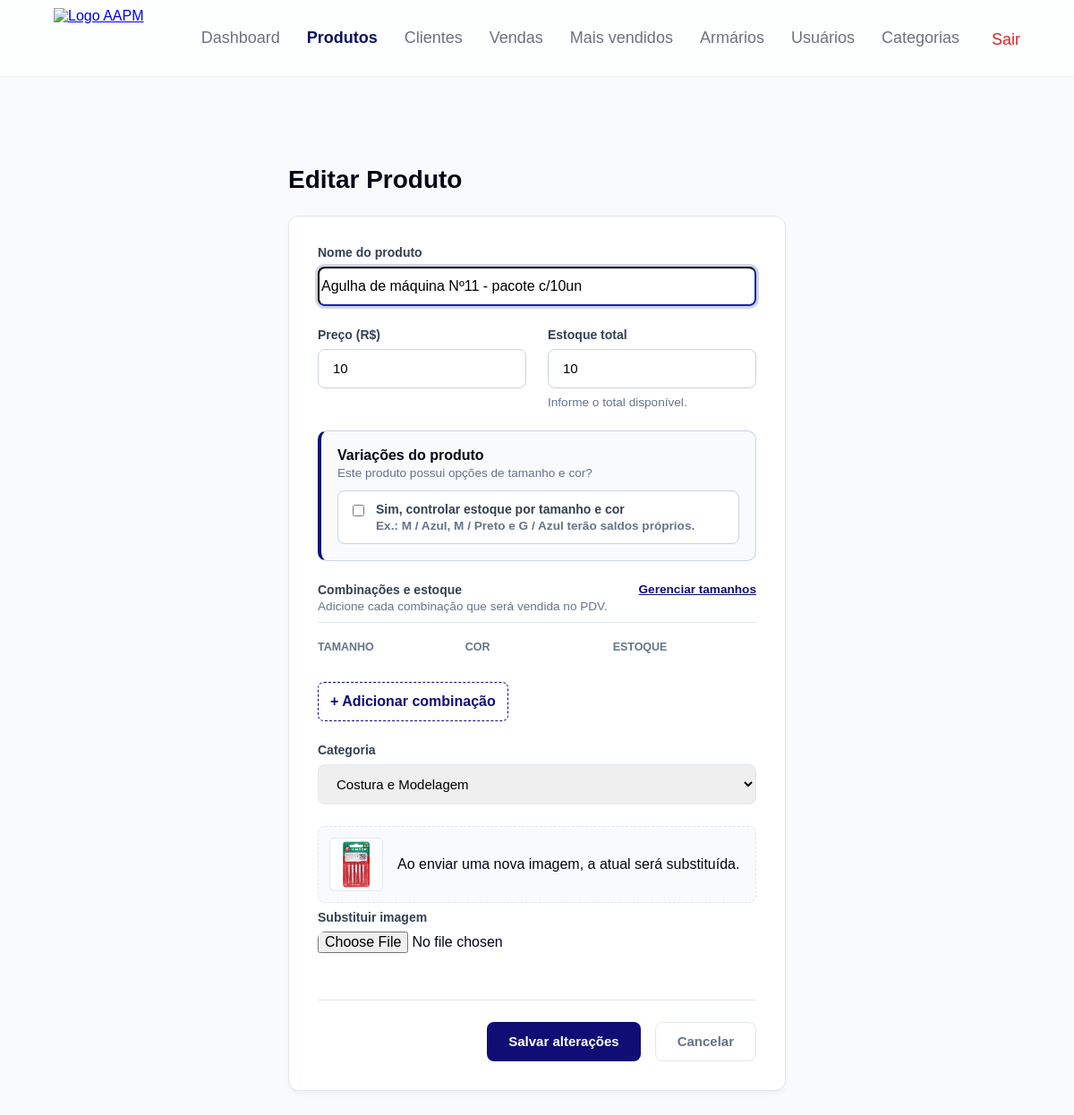
The app's page /produtos/4/editar (signed in) with its own data.
### app/models/produtos.py (models this page shows, shortened)
class Produto(Base):
    __tablename__ = "produtos"
    id = Column(Integer, primary_key=True, index=True)
    nome = Column(String(200), unique=True, index=True)
    preco = Column(Float)
    estoque_atual = Column(Integer, nullable=False, default=0)
    possui_variacoes_tamanho = Column(Boolean, nullable=False, default=False, server_default="false")
    ativo = Column(Boolean, default=True)
    imagem_path = Column(String(255), nullable=True)
    categoria_id = Column(Integer, ForeignKey("categorias.id", ondelete="SET NULL"), nullable=True)
    categoria = relationship("Categoria", back_populates="produtos")
    estoques_tamanho = relationship(
        "EstoqueTamanho", back_populates="produto", cascade="all, delete-orphan"
    )
    estoques_variacoes = relationship(
        "EstoqueVariacao", back_populates="produto", cascade="all, delete-orphan"
    )

### app/controllers/produto_controller.py (the view)
@router.get("/{produto_id}/editar")
def form_editar_produto(
    produto_id: int,
    request: Request,
    db: Session = Depends(get_db),
    admin = Depends(get_admin)
):
    editando   = db.query(Produto).filter(Produto.id == produto_id).first()
    categorias = db.query(Categoria).filter(Categoria.ativo == True).all()
    tamanhos = ordenar_tamanhos(db.query(Tamanho).filter(Tamanho.ativo == True).all())
    if not editando:
        return RedirectResponse(url="/produtos", status_code=302)
    return templates.TemplateResponse(
        request,
        "produtos/form.html",
        {
            "request":    request,
            "usuario":    admin,
            "editando":   editando,
            "categorias": categorias,
            "tamanhos": tamanhos,
        }
    )

### app/templates/produtos/form.html (shortened to what this page needs)
<!DOCTYPE html>
<html lang="pt-br">
<head>
    <link rel="stylesheet" href="{{ url_for('static', path='css/form_produtos.css') }}?v=2">
    <link rel="stylesheet" href="/static/css/feedback.css?v=1">
    <link rel="stylesheet" href="/static/css/responsive.css?v=1">
</head>
<body>
    {% include "partials/navbar.html" %}
    {% set possui_variacoes = editando.possui_variacoes_tamanho if editando else (valores.possui_variacoes_tamanho if valores else false) %}
    <main class="main-content">
        <div class="page-header"><h1>{{ "Editar Produto" if editando else "Novo Produto" }}</h1></div>
        <div class="form-container">
            <form action="{{ '/produtos/' + editando.id|string + '/editar' if editando else '/produtos/novo' }}" method="post" enctype="multipart/form-data">
                <div class="form-grid">
                    <div class="form-group full-width"><label for="nome">Nome do produto</label><input id="nome" name="nome" required autofocus value="{{ editando.nome if editando else (valores.nome if valores else '') }}"></div>
                    <div class="form-group"><label for="preco">Preço (R$)</label><input id="preco" name="preco" type="number" step="0.01" min="0" required value="{{ editando.preco if editando else (valores.preco if valores else '0.00') }}"></div>
                    <div class="form-group"><label for="estoque_atual">Estoque total</label><input id="estoque_atual" name="estoque_atual" type="number" min="0" required value="{{ editando.estoque_atual if editando else (valores.estoque_atual if valores else '0') }}"><small id="ajuda-estoque">Informe o total disponível.</small></div>
                    <section class="form-group full-width variacoes-card" aria-labelledby="titulo-variacoes">
                        <div><strong id="titulo-variacoes">Variações do produto</strong><p>Este produto possui opções de tamanho e cor?</p></div>
                        <label class="opcao-variacao" for="possui_variacoes_tamanho"><input id="possui_variacoes_tamanho" name="possui_variacoes_tamanho" type="checkbox" value="true" {{ 'checked' if possui_variacoes else '' }}><span><strong>Sim, controlar estoque por tamanho e cor</strong><small>Ex.: M / Azul, M / Preto e G / Azul terão saldos próprios.</small></span></label>
                    </section>
                    <section class="form-group full-width" id="estoques-variacoes" hidden>
                        <div class="variacoes-header"><div><label>Combinações e estoque</label><small>Adicione cada combinação que será vendida no PDV.</small></div><a href="/tamanhos">Gerenciar tamanhos</a></div>
                        <div class="cabecalho-variacoes" aria-hidden="true"><span>Tamanho</span><span>Cor</span><span>Estoque</span></div>
                        <button class="btn-add-variacao" id="adicionar-variacao" type="button">+ Adicionar combinação</button>
                    </section>
                    <div class="form-group full-width"><label for="categoria_id">Categoria</label><select id="categoria_id" name="categoria_id"><option value="0">Sem categoria</option>{% for categoria in categorias %}<option value="{{ categoria.id }}" {{ 'selected' if (editando and editando.categoria_id == categoria.id) or (valores and valores.categoria_id == categoria.id) else '' }}>{{ categoria.nome }}</option>{% endfor %}</select></div>
                    <div class="form-group full-width">
                        {% if editando and editando.imagem_path %}<div class="current-image-container"><img src="{{ editando.imagem_url }}" alt="{{ editando.nome }}" class="current-image-preview"><span>Ao enviar uma nova imagem, a atual será substituída.</span></div>{% endif %}
                        <label for="imagem">{{ "Substituir imagem" if editando else "Imagem do produto" }}</label><input id="imagem" name="imagem" type="file" accept=".jpg,.jpeg,.png,.webp">
                    </div>
                </div>
                <div class="form-actions"><button class="btn-submit" type="submit">{{ "Salvar alterações" if editando else "Criar produto" }}</button><a class="btn-cancel" href="/produtos">Cancelar</a></div>
            </form>
        </div>
    </main>
</body>
</html>

### app/static/css/form_produtos.css (style rules this page uses)
:root { --bg-main: #f8fafc; --text-main: #0f172a; --text-muted: #64748b; --border-color: #e2e8f0; --primary: #100e74; --primary-hover: #050455; --success-bg: #d1fae5; --success-text: #065f46; }
body { background-color: var(--bg-main); font-family: 'Segoe UI', Tahoma, Geneva, Verdana, sans-serif; color: var(--text-main); margin: 0; padding: 0; }
.main-content { max-width: 800px; margin: 40px auto; padding: 0 20px; }
.page-header h1 { font-size: 28px; font-weight: 700; margin-bottom: 24px; }
.form-container { background: white; border-radius: 12px; border: 1px solid var(--border-color); padding: 32px; box-shadow: 0 4px 6px -1px rgba(0, 0, 0, 0.05); }
.form-grid { display: grid; grid-template-columns: repeat(2, 1fr); gap: 24px; }
.form-group { display: flex; flex-direction: column; gap: 8px; }
.form-group.full-width { grid-column: span 2; }
.variacoes-card { gap: 12px; padding: 18px; background: #f8fafc; border: 1px solid #cbd5e1; border-left: 4px solid var(--primary); border-radius: 10px; }
.variacoes-card p, .variacoes-card small, .variacoes-header small, #ajuda-estoque { color: var(--text-muted); font-size: .85rem; }
.variacoes-card p { margin: 3px 0 0; }
.opcao-variacao { display: flex; align-items: flex-start; gap: 10px; padding: 12px; cursor: pointer; background: #fff; border: 1px solid #cbd5e1; border-radius: 8px; }
.opcao-variacao input { margin-top: 3px; accent-color: var(--primary); }
.opcao-variacao span { display: grid; gap: 3px; }
.variacoes-header { display: flex; justify-content: space-between; align-items: start; padding-bottom: 10px; border-bottom: 1px solid var(--border-color); }
.variacoes-header > div { display: grid; gap: 3px; }
.variacoes-header a { color: var(--primary); font-size: .85rem; font-weight: 600; }
.cabecalho-variacoes, .linha-variacao { display: grid; grid-template-columns: 1fr 1fr .7fr 42px; gap: 10px; align-items: center; }
.cabecalho-variacoes { padding: 12px 0 6px; color: var(--text-muted); font-size: .78rem; font-weight: 700; text-transform: uppercase; }
.btn-add-variacao { align-self: flex-start; margin-top: 10px; padding: 9px 13px; color: var(--primary); font: inherit; font-weight: 600; cursor: pointer; background: #fff; border: 1px dashed var(--primary); border-radius: 7px; }
.form-group label { font-size: 14px; font-weight: 600; color: #334155; }
.form-group input[type="text"], .form-group input[type="number"], .form-group select { padding: 12px 16px; border: 1px solid var(--border-color); border-radius: 8px; font-size: 15px; outline: none; transition: border-color 0.2s, box-shadow 0.2s; }
.current-image-container { display: flex; align-items: center; gap: 16px; background: #f8fafc; padding: 12px; border-radius: 8px; border: 1px dashed var(--border-color); }
.current-image-preview { width: 60px; height: 60px; object-fit: cover; border-radius: 6px; border: 1px solid var(--border-color); }
.form-actions { display: flex; justify-content: flex-end; gap: 16px; margin-top: 32px; border-top: 1px solid var(--border-color); padding-top: 24px; }
.btn-submit { background-color: var(--primary); color: white; border: none; padding: 12px 24px; border-radius: 8px; font-weight: 600; font-size: 15px; cursor: pointer; display: inline-flex; align-items: center; gap: 8px; transition: background-color 0.2s; }
.btn-cancel { background-color: white; color: var(--text-muted); border: 1px solid var(--border-color); padding: 12px 24px; border-radius: 8px; font-weight: 600; font-size: 15px; text-decoration: none; transition: background-color 0.2s; }

### app/static/css/responsive.css (style rules this page uses)
img, svg { max-width: 100%; }
button, input, select, textarea { font: inherit; }

### app/static/css/base.css (style rules this page uses)
* { box-sizing: border-box; }
body { min-height: 100vh; margin: 0; display: flex; flex-direction: column; font-family: Arial, sans-serif; background: #f8fafc; color: #020617; }

### records on screen
Produto: nome "Agulha de máquina Nº11 - pacote c/10un", preco "10", estoque_atual "10", imagem_url (picture)

### other values on screen
{{ "Editar Produto" if editando else "Novo Produto" }} "Editar Produto"
{{ "Substituir imagem" if editando else "Imagem do produto" }} "Substituir imagem"
{{ "Salvar alterações" if editando else "Criar produto" }} "Salvar alterações"
form field categoria_id "Costura e Modelagem"
